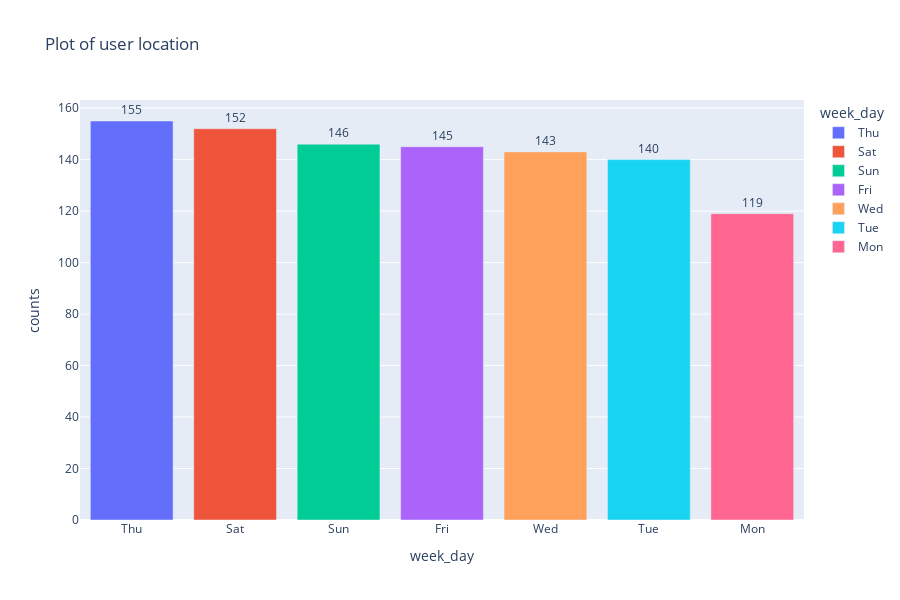

The cell this chart's notebook holds for it:
### Code cell
print('========== Analysis of user by weekly transaction =========')

df_dict = fintech_data['day_of_week'].value_counts().to_dict()
default_df = pd.DataFrame([df_dict])
Main_default_df = default_df.T.reset_index()
Main_default_df.rename(columns = {'index': 'week_day', 0:'counts'}, inplace=True)

labels = Main_default_df['week_day'].to_list()
values  = Main_default_df['counts'].to_list()


fig2 = px.bar(Main_default_df, y='counts', x='week_day', text='counts', color = 'week_day',
            title = 'Plot of user location', height=600)
fig2.update_traces(textposition='outside')
fig2.update_layout(uniformtext_minsize=8, uniformtext_mode='hide')
fig2.show()

### Figure 1 — Plotly figure (JSON) as saved in the notebook; plotly's stock layout.template omitted (floating-point values rounded to 4 significant figures)
{"data": [{"alignmentgroup": "True", "hovertemplate": "week_day=%{x}<br>counts=%{text}<extra></extra>", "legendgroup": "Thu", "marker": {"color": "#636efa", "pattern": {"shape": ""}}, "name": "Thu", "offsetgroup": "Thu", "orientation": "v", "showlegend": true, "text": [155], "textposition": "outside", "type": "bar", "x": ["Thu"], "xaxis": "x", "y": [155], "yaxis": "y"}, {"alignmentgroup": "True", "hovertemplate": "week_day=%{x}<br>counts=%{text}<extra></extra>", "legendgroup": "Sat", "marker": {"color": "#EF553B", "pattern": {"shape": ""}}, "name": "Sat", "offsetgroup": "Sat", "orientation": "v", "showlegend": true, "text": [152], "textposition": "outside", "type": "bar", "x": ["Sat"], "xaxis": "x", "y": [152], "yaxis": "y"}, {"alignmentgroup": "True", "hovertemplate": "week_day=%{x}<br>counts=%{text}<extra></extra>", "legendgroup": "Sun", "marker": {"color": "#00cc96", "pattern": {"shape": ""}}, "name": "Sun", "offsetgroup": "Sun", "orientation": "v", "showlegend": true, "text": [146], "textposition": "outside", "type": "bar", "x": ["Sun"], "xaxis": "x", "y": [146], "yaxis": "y"}, {"alignmentgroup": "True", "hovertemplate": "week_day=%{x}<br>counts=%{text}<extra></extra>", "legendgroup": "Fri", "marker": {"color": "#ab63fa", "pattern": {"shape": ""}}, "name": "Fri", "offsetgroup": "Fri", "orientation": "v", "showlegend": true, "text": [145], "textposition": "outside", "type": "bar", "x": ["Fri"], "xaxis": "x", "y": [145], "yaxis": "y"}, {"alignmentgroup": "True", "hovertemplate": "week_day=%{x}<br>counts=%{text}<extra></extra>", "legendgroup": "Wed", "marker": {"color": "#FFA15A", "pattern": {"shape": ""}}, "name": "Wed", "offsetgroup": "Wed", "orientation": "v", "showlegend": true, "text": [143], "textposition": "outside", "type": "bar", "x": ["Wed"], "xaxis": "x", "y": [143], "yaxis": "y"}, {"alignmentgroup": "True", "hovertemplate": "week_day=%{x}<br>counts=%{text}<extra></extra>", "legendgroup": "Tue", "marker": {"color": "#19d3f3", "pattern": {"shape": ""}}, "name": "Tue", "offsetgroup": "Tue", "orientation": "v", "showlegend": true, "text": [140], "textposition": "outside", "type": "bar", "x": ["Tue"], "xaxis": "x", "y": [140], "yaxis": "y"}, {"alignmentgroup": "True", "hovertemplate": "week_day=%{x}<br>counts=%{text}<extra></extra>", "legendgroup": "Mon", "marker": {"color": "#FF6692", "pattern": {"shape": ""}}, "name": "Mon", "offsetgroup": "Mon", "orientation": "v", "showlegend": true, "text": [119], "textposition": "outside", "type": "bar", "x": ["Mon"], "xaxis": "x", "y": [119], "yaxis": "y"}], "layout": {"barmode": "relative", "height": 600, "legend": {"title": {"text": "week_day"}, "tracegroupgap": 0}, "title": {"text": "Plot of user location"}, "uniformtext": {"minsize": 8, "mode": "hide"}, "xaxis": {"anchor": "y", "categoryarray": ["Thu", "Sat", "Sun", "Fri", "Wed", "Tue", "Mon"], "categoryorder": "array", "domain": [0, 1], "title": {"text": "week_day"}}, "yaxis": {"anchor": "x", "domain": [0, 1], "title": {"text": "counts"}}}}
